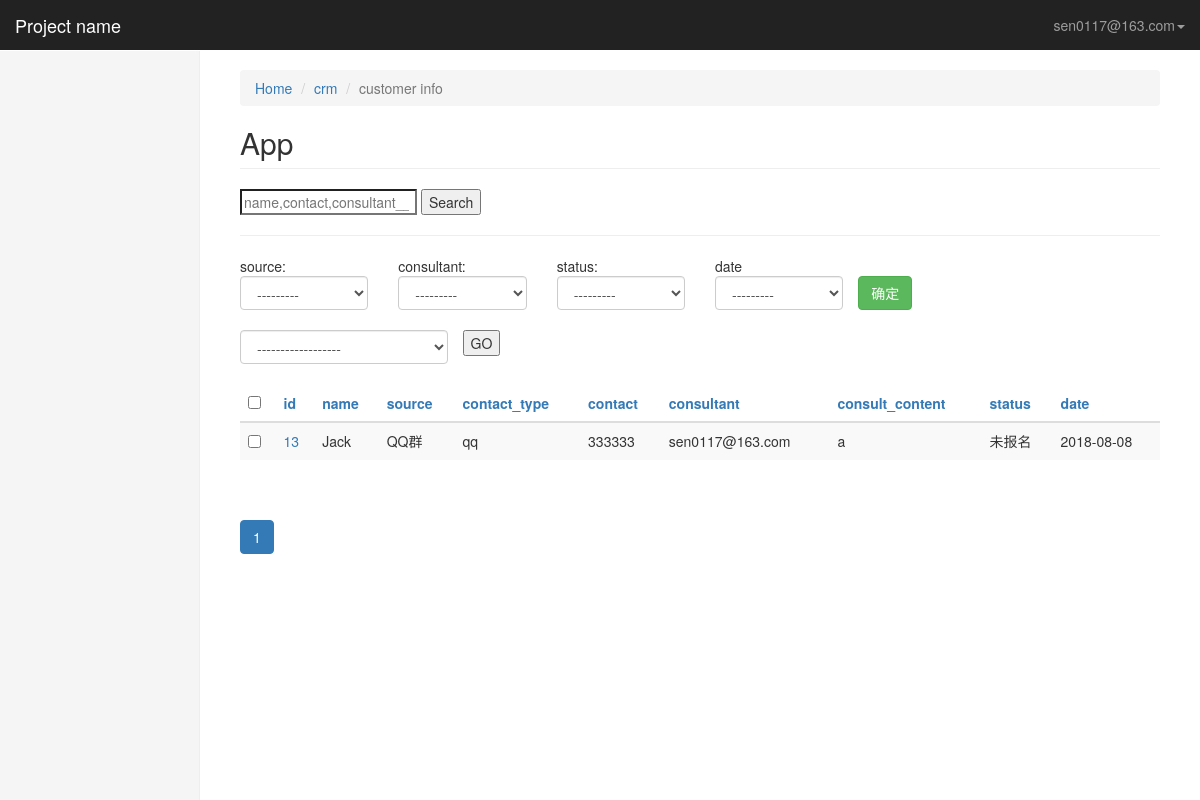
The page /useradmin/crm/customerinfo/ (signed in) on the database its author committed.
### crm/models.py (models this page shows, shortened)
class UserProfile(AbstractBaseUser, PermissionsMixin):
    email = models.EmailField(
        verbose_name='email address',
        max_length=255,
        unique=True,
    )
    name = models.CharField(max_length=64, verbose_name="姓名")
    is_active = models.BooleanField(default=True)
    is_staff = models.BooleanField(default=True)
    role = models.ManyToManyField("Role", blank=True)
    objects = UserProfileManager()
    USERNAME_FIELD = 'email'
    REQUIRED_FIELDS = ['name']
    def __str__(self):  # __unicode__ on Python 2
        return self.email
    class Meta:
        permissions = (
            ('crm_table_list', '可以查看useradmin每张表里所有的数据'),
            ('crm_table_list_view', '可以访问useradmin表里每条数据的修改页'),
            ('crm_table_list_change', '可以对useradmin表里的每条数据进行修改'),
            ('crm_table_obj_add_view', '可以访问useradmin每张表的数据增加页'),
            ('crm_table_obj_add', '可以对useradmin每张表进行数据添加'),
        )

class CustomerInfo(models.Model):
    name = models.CharField(max_length=64, default=None)
    contact_type_choices = ((0, 'qq'), (1, '微信'), (2, '手机'))
    contact_type = models.SmallIntegerField(choices=contact_type_choices, default=0)  # SmallIntegerField 0-65535 16位
    contact = models.CharField(max_length=64, unique=True)
    source_choices = ((0, 'QQ群'),
                      (1, '51'),
                      (2, '百度推广'),
                      (3, '知乎'),
                      (4, '转介绍'),
                      (5, '其它'),
                      )
    source = models.SmallIntegerField(choices=source_choices)
    referral_from = models.ForeignKey("self", blank=True, null=True, verbose_name="转介绍", on_delete=models.CASCADE)
    consult_courses = models.ManyToManyField("Course", verbose_name="咨询课程")
    consult_content = models.TextField(verbose_name="咨询内容")
    status_choices = ((0, '未报名'), (1, '已报名'), (2, '已退学'))
    status = models.SmallIntegerField(choices=status_choices)
    consultant = models.ForeignKey("UserProfile", verbose_name="课程顾问", on_delete=models.CASCADE)
    id_num = models.CharField(max_length=128, blank=True, null=True)
    emergency_contact = models.PositiveIntegerField(blank=True, null=True)
    sex_choices = ((0, '男'), (1, '女'))
    sex = models.PositiveIntegerField(choices=sex_choices, blank=True, null=True)
    date = models.DateField(auto_now_add=True)

### useradmin/permissions.py (the view)
    def inner(*args, **kwargs):
        if not perm_check(*args, **kwargs):
            request = args[0]
            return render(request, 'useradmin/page_403.html')
        return func(*args, **kwargs)

### useradmin/permission_hook.py (called while the page is built)
def view_my_own_customers(request):
    print("running permisionn hook check.....")
    return True

### useradmin/permissions.py (called while the page is built)
def check_permission(func):
    def inner(*args, **kwargs):
        if not perm_check(*args, **kwargs):
            request = args[0]
            return render(request, 'useradmin/page_403.html')
        return func(*args, **kwargs)
    return inner

### useradmin/templatetags/useradmin_tags.py (called while the page is built, shortened)
@register.simple_tag
def render_filtered_args(admin_class, render_html=True, search_key=True):
    if admin_class.filter_conditions:
        ele = ''
        for k, v in admin_class.filter_conditions.items():
            ele += '&%s=%s' % (k, v)
        if render_html:
            return mark_safe(ele)
        else:
            return ele
    elif admin_class.search_key:
        ele = '&_q=%s' % admin_class.search_key
        if search_key:
            return ele
    else:
        return ''

@register.simple_tag
def build_table_row(obj, admin_class):
    ele = ''
    if admin_class.list_display:
        for index, column_name in enumerate(admin_class.list_display):  # 获取下标
            colum_obj = admin_class.model._meta.get_field(column_name)
            if colum_obj.choices:  # get_xxx_display
                column_data = getattr(obj, 'get_%s_display' % column_name)()  # 获取对象中的方法
            else:
                column_data = getattr(obj, column_name)
            td_ele = '<td>%s</td>' % column_data
            if index == 0:
                td_ele = '<td><a href="%s/change/">%s</a></td>' % (obj.id, column_data)
            ele += td_ele
    else:
        td_ele = '<td><a href="%s/change/">%s</a><td>' % (obj.id, obj)  # 默认返回str方法
        ele += td_ele
    return mark_safe(ele)

@register.simple_tag
def get_sorted_column(column, sorted_column, forloop):
    if column in sorted_column:
        last_sort_index = sorted_column[column]
        if last_sort_index.startswith('-'):
            this_time_sort_index = last_sort_index.strip('-')
        else:
            this_time_sort_index = "-%s" % last_sort_index
        return this_time_sort_index
    else:
        return forloop

@register.simple_tag
def render_sorted_arrow(column, sorted_column):
    return ""

@register.simple_tag
def get_current_sorted_colum_index(sorted_column):
    return list(sorted_column.values())[0] if sorted_column else ''

@register.simple_tag
def get_model_verbose_name(admin_class):
    return admin_class.model._meta.verbose_name

### useradmin/templates/useradmin/table_obj_list.html (shortened to what this page needs)
{% extends 'useradmin/index.html' %}
{% load useradmin_tags %}
{% block right-content-container %}
    <ol class="breadcrumb">
    <li><a href="/useradmin">Home</a></li>
    <li><a href="/useradmin/{{ app_name }}">{{ app_name }}</a></li>
    <li class="active">{% get_model_verbose_name admin_class %}</li>
    </ol>
    <h2 class="page-header">App</h2>
    <div>
        <form>
            <input type="search" name="_q" value="{{ admin_class.search_key }}"
                   placeholder="{% for s in admin_class.search_fields %}{{ s }},{% endfor %}">
            <input type="submit" value="Search">
        </form>
        <hr>
        <div class="row">
            {% if admin_class.list_filter %}
                <form>
                    {% for filter_column in admin_class.list_filter %}
                        {% build_filter_ele filter_column admin_class %}
                    {% endfor %}
                    <br>
                    <input class="btn btn-success" type="submit" value="确定">
                </form>
            {% endif %}
        </div>
        <br>
        <form onsubmit="return ActionCheck(this)" method="post">{% csrf_token %}
        <div class="row">
            <div class="col-lg-3">
                <select name="action" class="form-control">
                    <option value="">------------------</option>
                </select>
            </div>
            <div>
                 <input type="submit" value="GO">
            </div>
        </div>
        </form>
        <table class="table table-striped">
            <thead>
            <tr>
                {% if admin_class.list_display %}
                    <th><input type="checkbox" onclick="SelectAllObjs(this)"></th>
                    {% for column in admin_class.list_display %}
                        <th>
                            <a
                                    href="?_o={% get_sorted_column column sorted_column forloop.counter0 %}{% render_filtered_args admin_class %}"
                            >
                                {{ column }}
                            </a>
                        </th>
                    {% endfor %}
                {% else %}
                    <th>{% get_model_name admin_class %}</th>
                {% endif %}
            </tr>
            </thead>
            <tbody>
            <br>
            {% for obj in querysets %}
                <tr>
                    <td><input row-select="true" type="checkbox" value="{{ obj.id }}"></td>
                    {% build_table_row obj admin_class %}
                </tr>
            {% endfor %}
            </tbody>
        </table>
        <div class="pagination">
            {% render_paginator querysets admin_class sorted_column %}
        </div>
    </div>
{% endblock right-content-container %}

### useradmin/templates/useradmin/index.html (shortened to what this page needs)
{% extends 'useradmin/base.html' %}
{% block body %}
    <nav class="navbar navbar-inverse navbar-fixed-top">
        <div class="container-fluid">
            <div class="navbar-header">
                <a class="navbar-brand" href="https://v3.bootcss.com/examples/dashboard/#">{% block pro_name %}Project
                    name{% endblock pro_name %}</a>
            </div>
            <div id="navbar" class="navbar-collapse collapse">
                <ul class="nav navbar-nav navbar-right">
                    <li class="dropdown">
                        <a href="#" class="dropdown-toggle" data-toggle="dropdown" role="button" aria-haspopup="true"
                           aria-expanded="true">{{ request.user }}<span class="caret"></span></a>
                    </li>
                </ul>
            </div>
        </div>
    </nav>
    <div class="container-fluid">
        <div class="row">
            <div class="col-sm-3 col-md-2 sidebar">
            </div>
            <div class="col-sm-9 col-sm-offset-3 col-md-10 col-md-offset-2 main">
                {% block right-content-container %}
                {% endblock right-content-container %}
            </div>
        </div>
    </div>
{% endblock body %}

### useradmin/templates/useradmin/base.html (shortened to what this page needs)
{% load staticfiles %}
<!DOCTYPE html>
<html lang="zh-CN">
<head>
    <link href="{% static 'css/bootstrap_3.3.7_css_bootstrap.min.css' %}" rel="stylesheet">
    <link href="{% static 'css/ie10-viewport-bug-workaround.css' %}" rel="stylesheet">
    <link href="{% static 'css/dashboard.css' %}" rel="stylesheet">
</head>
<body>
{% block body %}
{% endblock body %}
</body>
</html>

### static/css/dashboard.css (style rules this page uses)
body { padding-top: 50px; }
.navbar-fixed-top { border: 0; }
.sidebar { display: none; }
@media (min-width: 768px) { .sidebar { position: fixed; top: 51px; bottom: 0; left: 0; z-index: 1000; display: block; padding: 20px; overflow-x: hidden; overflow-y: auto; background-color: #f5f5f5; border-right: 1px solid #eee; } }
.main { padding: 20px; }
@media (min-width: 768px) { .main { padding-right: 40px; padding-left: 40px; } }
.main .page-header { margin-top: 0; }

### rows shown on the page
UserProfile: user "sen0117@163.com"
CustomerInfo: id+name+source "13 Jack QQ群 qq 333333 sen0117@163.com a 未报名 2018-08-08"

### other values the page prints
{{ app_name }} "crm"
{{ column }} "id" "name" "source" "contact_type" "contact" "consultant" "consult_content" "status" "date"
